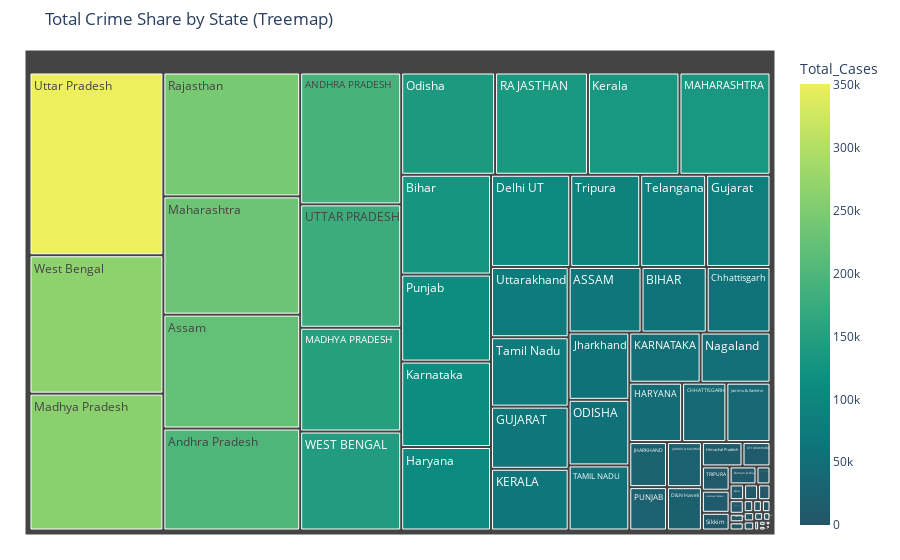

The notebook cell saved with this chart:
### Markdown cell above
Treemap: Share of Total Crimes by State

### Code cell
state_total = crimes_df_cleaned.groupby("State")["Total_Cases"].sum().reset_index()

fig = px.treemap(state_total,
                 path=["State"],
                 values="Total_Cases",
                 title="Total Crime Share by State (Treemap)",
                 color="Total_Cases",
                 color_continuous_scale="Aggrnyl")

fig.update_layout(margin=dict(t=50, l=25, r=25, b=25))
fig.show()

### Figure 1 — Plotly figure (JSON) as saved in the notebook; plotly's stock layout.template omitted (floating-point values rounded to 4 significant figures)
{"data": [{"branchvalues": "total", "customdata": [[475], [1393], [191081], [1658], [68570], [200042], [3164], [223410], [61332], [128554], [1726], [37684], [3615], [60003], [212], [21713], [77], [6938], [104729], [909], [69205], [3270], [85134], [44945], [8780], [107534], [14177], [22604], [24345], [37567], [58482], [51302], [68726], [110062], [134260], [18], [54], [150363], [133537], [1636], [1493], [1361], [262794], [232095], [2754], [2801], [1483], [324], [50269], [57053], [137721], [1102], [23460], [691], [112115], [136242], [243022], [425], [7029], [56584], [9658], [77300], [87121], [92527], [178800], [9780], [350934], [78256], [143435], [265807]], "domain": {"x": [0, 1], "y": [0, 1]}, "hovertemplate": "labels=%{label}<br>Total_Cases_sum=%{value}<br>parent=%{parent}<br>id=%{id}<br>Total_Cases=%{color}<extra></extra>", "ids": ["A & N ISLANDS", "A & N Islands", "ANDHRA PRADESH", "ARUNACHAL PRADESH", "ASSAM", "Andhra Pradesh", "Arunachal Pradesh", "Assam", "BIHAR", "Bihar", "CHANDIGARH", "CHHATTISGARH", "Chandigarh", "Chhattisgarh", "D & N HAVELI", "D&N Haveli", "DAMAN & DIU", "Daman & Diu", "Delhi UT", "GOA", "GUJARAT", "Goa", "Gujarat", "HARYANA", "HIMACHAL PRADESH", "Haryana", "Himachal Pradesh", "JAMMU & KASHMIR", "JHARKHAND", "Jammu & Kashmir", "Jharkhand", "KARNATAKA", "KERALA", "Karnataka", "Kerala", "LAKSHADWEEP", "Lakshadweep", "MADHYA PRADESH", "MAHARASHTRA", "MANIPUR", "MEGHALAYA", "MIZORAM", "Madhya Pradesh", "Maharashtra", "Manipur", "Meghalaya", "Mizoram", "NAGALAND", "Nagaland", "ODISHA", "Odisha", "PUDUCHERRY", "PUNJAB", "Puducherry", "Punjab", "RAJASTHAN", "Rajasthan", "SIKKIM", "Sikkim", "TAMIL NADU", "TRIPURA", "Tamil Nadu", "Telangana", "Tripura", "UTTAR PRADESH", "UTTARAKHAND", "Uttar Pradesh", "Uttarakhand", "WEST BENGAL", "West Bengal"], "labels": ["A & N ISLANDS", "A & N Islands", "ANDHRA PRADESH", "ARUNACHAL PRADESH", "ASSAM", "Andhra Pradesh", "Arunachal Pradesh", "Assam", "BIHAR", "Bihar", "CHANDIGARH", "CHHATTISGARH", "Chandigarh", "Chhattisgarh", "D & N HAVELI", "D&N Haveli", "DAMAN & DIU", "Daman & Diu", "Delhi UT", "GOA", "GUJARAT", "Goa", "Gujarat", "HARYANA", "HIMACHAL PRADESH", "Haryana", "Himachal Pradesh", "JAMMU & KASHMIR", "JHARKHAND", "Jammu & Kashmir", "Jharkhand", "KARNATAKA", "KERALA", "Karnataka", "Kerala", "LAKSHADWEEP", "Lakshadweep", "MADHYA PRADESH", "MAHARASHTRA", "MANIPUR", "MEGHALAYA", "MIZORAM", "Madhya Pradesh", "Maharashtra", "Manipur", "Meghalaya", "Mizoram", "NAGALAND", "Nagaland", "ODISHA", "Odisha", "PUDUCHERRY", "PUNJAB", "Puducherry", "Punjab", "RAJASTHAN", "Rajasthan", "SIKKIM", "Sikkim", "TAMIL NADU", "TRIPURA", "Tamil Nadu", "Telangana", "Tripura", "UTTAR PRADESH", "UTTARAKHAND", "Uttar Pradesh", "Uttarakhand", "WEST BENGAL", "West Bengal"], "marker": {"coloraxis": "coloraxis", "colors": [475, 1393, 191081, 1658, 68570, 200042, 3164, 223410, 61332, 128554, 1726, 37684, 3615, 60003, 212, 21713, 77, 6938, 104729, 909, 69205, 3270, 85134, 44945, 8780, 107534, 14177, 22604, 24345, 37567, 58482, 51302, 68726, 110062, 134260, 18, 54, 150363, 133537, 1636, 1493, 1361, 262794, 232095, 2754, 2801, 1483, 324, 50269, 57053, 137721, 1102, 23460, 691, 112115, 136242, 243022, 425, 7029, 56584, 9658, 77300, 87121, 92527, 178800, 9780, 350934, 78256, 143435, 265807]}, "name": "", "parents": ["", "", "", "", "", "", "", "", "", "", "", "", "", "", "", "", "", "", "", "", "", "", "", "", "", "", "", "", "", "", "", "", "", "", "", "", "", "", "", "", "", "", "", "", "", "", "", "", "", "", "", "", "", "", "", "", "", "", "", "", "", "", "", "", "", "", "", "", "", ""], "type": "treemap", "values": [475, 1393, 191081, 1658, 68570, 200042, 3164, 223410, 61332, 128554, 1726, 37684, 3615, 60003, 212, 21713, 77, 6938, 104729, 909, 69205, 3270, 85134, 44945, 8780, 107534, 14177, 22604, 24345, 37567, 58482, 51302, 68726, 110062, 134260, 18, 54, 150363, 133537, 1636, 1493, 1361, 262794, 232095, 2754, 2801, 1483, 324, 50269, 57053, 137721, 1102, 23460, 691, 112115, 136242, 243022, 425, 7029, 56584, 9658, 77300, 87121, 92527, 178800, 9780, 350934, 78256, 143435, 265807]}], "layout": {"coloraxis": {"colorbar": {"title": {"text": "Total_Cases"}}, "colorscale": [[0, "rgb(36, 86, 104)"], [0.1667, "rgb(15, 114, 121)"], [0.3333, "rgb(13, 143, 129)"], [0.5, "rgb(57, 171, 126)"], [0.6667, "rgb(110, 197, 116)"], [0.8333, "rgb(169, 220, 103)"], [1, "rgb(237, 239, 93)"]]}, "legend": {"tracegroupgap": 0}, "margin": {"b": 25, "l": 25, "r": 25, "t": 50}, "title": {"text": "Total Crime Share by State (Treemap)"}}}
